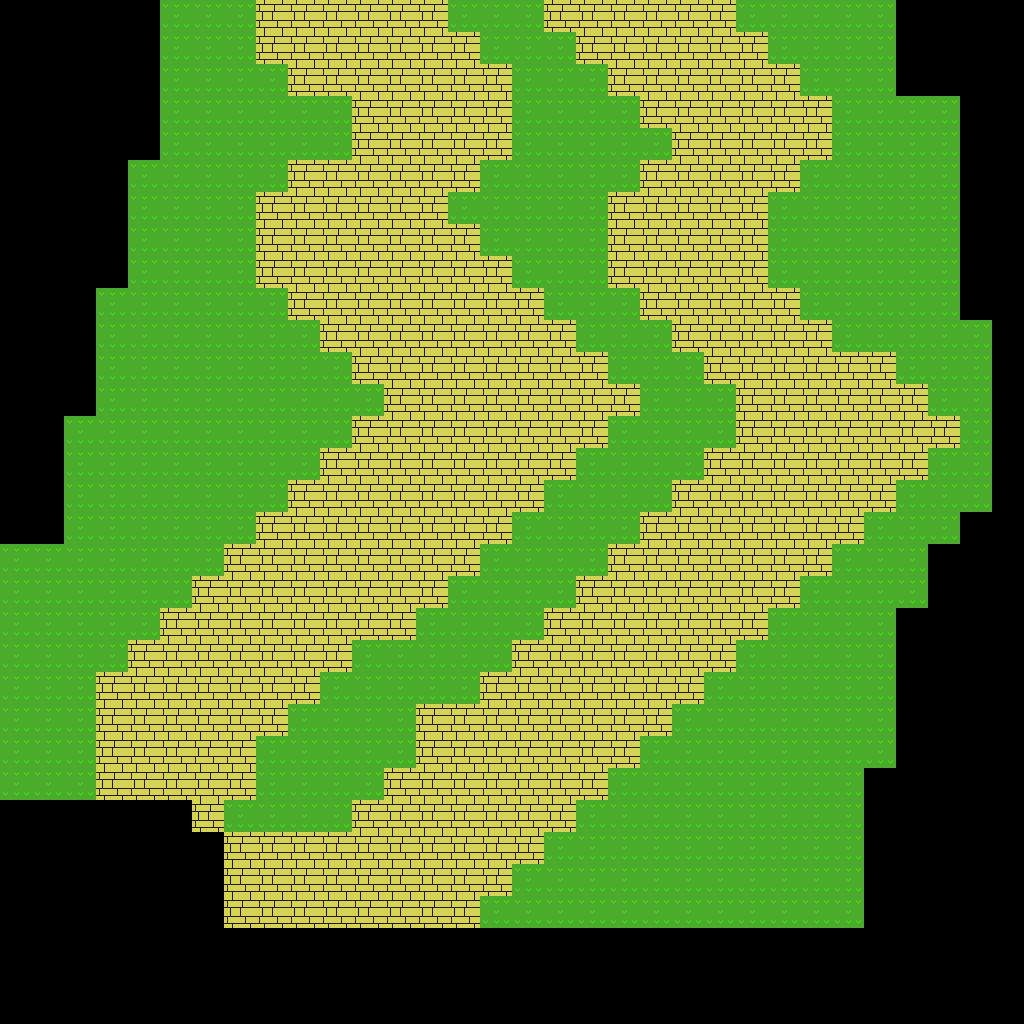

Rendered tile map (Tiled .tmx) drawn with the repository's tilesets; below, a short description and the full map source, tile grids included:
An orthogonal 32x32 tile map with 32x32 px tiles, 2 tile layers (Grass, Roads), 1 hidden layer not drawn, 3 tilesets and 2 objects.

<map version="1.0" tiledversion="2018.04.18" orientation="orthogonal" renderorder="right-down" width="32" height="32" tilewidth="32" tileheight="32" infinite="0" nextobjectid="3">
 <tileset firstgid="1" name="WTMap2spritesheetG" tilewidth="32" tileheight="32" tilecount="1" columns="1">
  <image source="WTspritesheetG.png" trans="000000" width="32" height="32" />
 </tileset>
 <tileset firstgid="2" name="WTMap2spritesheetR" tilewidth="32" tileheight="32" tilecount="1" columns="1">
  <image source="WTspritesheetR.png" trans="000000" width="32" height="32" />
 </tileset>
 <tileset firstgid="3" name="WTMap2spritesheetBank" tilewidth="32" tileheight="32" tilecount="64" columns="8">
  <image source="WTspritesheetBank.png" trans="000000" width="256" height="256" />
 </tileset>
 <layer name="Grass" width="32" height="32">
  <data encoding="csv">
0,0,0,0,0,1,1,1,0,0,0,0,0,0,1,1,1,0,0,0,0,0,0,1,1,1,1,1,0,0,0,0,
0,0,0,0,0,1,1,1,0,0,0,0,0,0,0,1,1,1,0,0,0,0,0,1,1,1,1,1,0,0,0,0,
0,0,0,0,0,1,1,1,1,0,0,0,0,0,0,0,1,1,1,0,0,0,0,0,1,1,1,1,0,0,0,0,
0,0,0,0,0,1,1,1,1,1,1,0,0,0,0,0,1,1,1,1,0,0,0,0,0,0,1,1,1,1,0,0,
0,0,0,0,0,1,1,1,1,1,1,0,0,0,0,0,1,1,1,1,1,0,0,0,0,0,1,1,1,1,0,0,
0,0,0,0,1,1,1,1,1,0,0,0,0,0,0,1,1,1,1,1,0,0,0,0,0,1,1,1,1,1,0,0,
0,0,0,0,1,1,1,1,0,0,0,0,0,0,1,1,1,1,1,0,0,0,0,0,1,1,1,1,1,1,0,0,
0,0,0,0,1,1,1,1,0,0,0,0,0,0,0,1,1,1,1,0,0,0,0,0,1,1,1,1,1,1,0,0,
0,0,0,0,1,1,1,1,0,0,0,0,0,0,0,0,1,1,1,0,0,0,0,0,1,1,1,1,1,1,0,0,
0,0,0,1,1,1,1,1,1,0,0,0,0,0,0,0,0,1,1,1,0,0,0,0,0,1,1,1,1,1,0,0,
0,0,0,1,1,1,1,1,1,1,0,0,0,0,0,0,0,0,1,1,1,0,0,0,0,0,1,1,1,1,1,0,
0,0,0,1,1,1,1,1,1,1,1,0,0,0,0,0,0,0,0,1,1,1,0,0,0,0,0,0,1,1,1,0,
0,0,0,1,1,1,1,1,1,1,1,1,0,0,0,0,0,0,0,0,1,1,1,0,0,0,0,0,0,1,1,0,
0,0,1,1,1,1,1,1,1,1,1,0,0,0,0,0,0,0,0,1,1,1,1,0,0,0,0,0,0,0,1,0,
0,0,1,1,1,1,1,1,1,1,0,0,0,0,0,0,0,0,1,1,1,1,0,0,0,0,0,0,0,1,1,0,
0,0,1,1,1,1,1,1,1,0,0,0,0,0,0,0,0,1,1,1,1,0,0,0,0,0,0,0,1,1,1,0,
0,0,1,1,1,1,1,1,0,0,0,0,0,0,0,0,1,1,1,1,0,0,0,0,0,0,0,1,1,1,0,0,
1,1,1,1,1,1,1,0,0,0,0,0,0,0,0,1,1,1,1,0,0,0,0,0,0,0,1,1,1,0,0,0,
1,1,1,1,1,1,0,0,0,0,0,0,0,0,1,1,1,1,0,0,0,0,0,0,0,1,1,1,1,0,0,0,
1,1,1,1,1,0,0,0,0,0,0,0,0,1,1,1,1,0,0,0,0,0,0,0,1,1,1,1,0,0,0,0,
1,1,1,1,0,0,0,0,0,0,0,1,1,1,1,1,0,0,0,0,0,0,0,1,1,1,1,1,0,0,0,0,
1,1,1,0,0,0,0,0,0,0,1,1,1,1,1,0,0,0,0,0,0,0,1,1,1,1,1,1,0,0,0,0,
1,1,1,0,0,0,0,0,0,1,1,1,1,0,0,0,0,0,0,0,0,1,1,1,1,1,1,1,0,0,0,0,
1,1,1,0,0,0,0,0,1,1,1,1,1,0,0,0,0,0,0,0,1,1,1,1,1,1,1,1,0,0,0,0,
1,1,1,0,0,0,0,0,1,1,1,1,0,0,0,0,0,0,0,1,1,1,1,1,1,1,1,0,0,0,0,0,
0,0,0,0,0,0,0,1,1,1,1,0,0,0,0,0,0,0,1,1,1,1,1,1,1,1,1,0,0,0,0,0,
0,0,0,0,0,0,0,0,0,0,0,0,0,0,0,0,0,1,1,1,1,1,1,1,1,1,1,0,0,0,0,0,
0,0,0,0,0,0,0,0,0,0,0,0,0,0,0,0,1,1,1,1,1,1,1,1,1,1,1,0,0,0,0,0,
0,0,0,0,0,0,0,0,0,0,0,0,0,0,0,1,1,1,1,1,1,1,1,1,1,1,1,0,0,0,0,0,
0,0,0,0,0,0,0,0,0,0,0,0,0,0,0,0,0,0,0,0,0,0,0,0,0,0,0,0,0,0,0,0,
0,0,0,0,0,0,0,0,0,0,0,0,0,0,0,0,0,0,0,0,0,0,0,0,0,0,0,0,0,0,0,0,
0,0,0,0,0,0,0,0,0,0,0,0,0,0,0,0,0,0,0,0,0,0,0,0,0,0,0,0,0,0,0,0
</data>
 </layer>
 <layer name="Roads" width="32" height="32">
  <data encoding="csv">
0,0,0,0,0,0,0,0,2,2,2,2,2,2,0,0,0,2,2,2,2,2,2,0,0,0,0,0,0,0,0,0,
0,0,0,0,0,0,0,0,2,2,2,2,2,2,2,0,0,0,2,2,2,2,2,2,0,0,0,0,0,0,0,0,
0,0,0,0,0,0,0,0,0,2,2,2,2,2,2,2,0,0,0,2,2,2,2,2,2,0,0,0,0,0,0,0,
0,0,0,0,0,0,0,0,0,0,0,2,2,2,2,2,0,0,0,0,2,2,2,2,2,2,0,0,0,0,0,0,
0,0,0,0,0,0,0,0,0,0,0,2,2,2,2,2,0,0,0,0,0,2,2,2,2,2,0,0,0,0,0,0,
0,0,0,0,0,0,0,0,0,2,2,2,2,2,2,0,0,0,0,0,2,2,2,2,2,0,0,0,0,0,0,0,
0,0,0,0,0,0,0,0,2,2,2,2,2,2,0,0,0,0,0,2,2,2,2,2,0,0,0,0,0,0,0,0,
0,0,0,0,0,0,0,0,2,2,2,2,2,2,2,0,0,0,0,2,2,2,2,2,0,0,0,0,0,0,0,0,
0,0,0,0,0,0,0,0,2,2,2,2,2,2,2,2,0,0,0,2,2,2,2,2,0,0,0,0,0,0,0,0,
0,0,0,0,0,0,0,0,0,2,2,2,2,2,2,2,2,0,0,0,2,2,2,2,2,0,0,0,0,0,0,0,
0,0,0,0,0,0,0,0,0,0,2,2,2,2,2,2,2,2,0,0,0,2,2,2,2,2,0,0,0,0,0,0,
0,0,0,0,0,0,0,0,0,0,0,2,2,2,2,2,2,2,2,0,0,0,2,2,2,2,2,2,0,0,0,0,
0,0,0,0,0,0,0,0,0,0,0,0,2,2,2,2,2,2,2,2,0,0,0,2,2,2,2,2,2,0,0,0,
0,0,0,0,0,0,0,0,0,0,0,2,2,2,2,2,2,2,2,0,0,0,0,2,2,2,2,2,2,2,0,0,
0,0,0,0,0,0,0,0,0,0,2,2,2,2,2,2,2,2,0,0,0,0,2,2,2,2,2,2,2,0,0,0,
0,0,0,0,0,0,0,0,0,2,2,2,2,2,2,2,2,0,0,0,0,2,2,2,2,2,2,2,0,0,0,0,
0,0,0,0,0,0,0,0,2,2,2,2,2,2,2,2,0,0,0,0,2,2,2,2,2,2,2,0,0,0,0,0,
0,0,0,0,0,0,0,2,2,2,2,2,2,2,2,0,0,0,0,2,2,2,2,2,2,2,0,0,0,0,0,0,
0,0,0,0,0,0,2,2,2,2,2,2,2,2,0,0,0,0,2,2,2,2,2,2,2,0,0,0,0,0,0,0,
0,0,0,0,0,2,2,2,2,2,2,2,2,0,0,0,0,2,2,2,2,2,2,2,0,0,0,0,0,0,0,0,
0,0,0,0,2,2,2,2,2,2,2,0,0,0,0,0,2,2,2,2,2,2,2,0,0,0,0,0,0,0,0,0,
0,0,0,2,2,2,2,2,2,2,0,0,0,0,0,2,2,2,2,2,2,2,0,0,0,0,0,0,0,0,0,0,
0,0,0,2,2,2,2,2,2,0,0,0,0,2,2,2,2,2,2,2,2,0,0,0,0,0,0,0,0,0,0,0,
0,0,0,2,2,2,2,2,0,0,0,0,0,2,2,2,2,2,2,2,0,0,0,0,0,0,0,0,0,0,0,0,
0,0,0,2,2,2,2,2,0,0,0,0,2,2,2,2,2,2,2,0,0,0,0,0,0,0,0,0,0,0,0,0,
0,0,0,0,0,0,2,0,0,0,0,2,2,2,2,2,2,2,0,0,0,0,0,0,0,0,0,0,0,0,0,0,
0,0,0,0,0,0,0,2,2,2,2,2,2,2,2,2,2,0,0,0,0,0,0,0,0,0,0,0,0,0,0,0,
0,0,0,0,0,0,0,2,2,2,2,2,2,2,2,2,0,0,0,0,0,0,0,0,0,0,0,0,0,0,0,0,
0,0,0,0,0,0,0,2,2,2,2,2,2,2,2,0,0,0,0,0,0,0,0,0,0,0,0,0,0,0,0,0,
0,0,0,0,0,0,0,0,0,0,0,0,0,0,0,0,0,0,0,0,0,0,0,0,0,0,0,0,0,0,0,0,
0,0,0,0,0,0,0,0,0,0,0,0,0,0,0,0,0,0,0,0,0,0,0,0,0,0,0,0,0,0,0,0,
0,0,0,0,0,0,0,0,0,0,0,0,0,0,0,0,0,0,0,0,0,0,0,0,0,0,0,0,0,0,0,0
</data>
 </layer>
 <layer name="Bank" width="32" height="32" visible="0">
  <data encoding="csv">
0,0,0,0,0,0,0,0,0,0,0,0,0,0,0,0,0,0,0,0,0,0,0,0,0,0,0,0,0,0,0,0,
0,0,0,0,0,0,0,0,0,0,0,0,0,0,0,0,0,0,0,0,0,0,0,0,0,0,0,0,0,0,0,0,
0,0,0,0,0,0,0,0,0,0,0,0,0,0,0,0,0,0,0,0,0,0,0,0,0,0,0,0,0,0,0,0,
0,0,0,0,0,0,0,0,0,0,0,0,0,0,0,0,0,0,0,0,0,0,0,0,0,0,0,0,0,0,0,0,
0,0,0,0,0,0,0,0,0,0,0,0,0,0,0,0,0,0,0,0,0,0,0,0,0,0,0,0,0,0,0,0,
0,0,0,0,0,0,0,0,0,0,0,0,0,0,0,0,0,0,0,0,0,0,0,0,0,0,0,0,0,0,0,0,
0,0,0,0,0,0,0,0,0,0,0,0,0,0,0,0,0,0,0,0,0,0,0,0,0,0,0,0,0,0,0,0,
0,0,0,0,0,0,0,0,0,0,0,0,0,0,0,0,0,0,0,0,0,0,0,0,0,0,0,0,0,0,0,0,
0,0,0,0,0,0,0,0,0,0,0,0,0,0,0,0,0,0,0,0,0,0,0,0,0,0,0,0,0,0,0,0,
0,0,0,0,0,0,0,0,0,0,0,0,0,0,0,0,0,0,0,0,0,0,0,0,0,0,0,0,0,0,0,0,
0,0,0,0,0,0,0,0,0,0,0,0,0,0,0,0,0,0,0,0,0,0,0,0,0,0,0,0,0,0,0,0,
0,0,0,0,0,0,0,0,0,0,0,0,0,0,0,0,0,0,0,0,0,0,0,0,0,0,0,0,0,0,0,0,
0,0,0,0,0,0,0,0,0,0,0,0,0,0,0,0,0,0,0,0,0,0,0,0,0,0,0,0,0,0,0,0,
0,0,0,0,0,0,0,0,0,0,0,0,0,0,0,0,0,0,0,0,0,0,0,0,0,0,0,0,0,0,0,0,
0,0,0,0,0,0,0,0,0,0,0,0,0,0,0,0,0,0,0,0,0,0,0,0,0,0,0,0,0,0,0,0,
0,0,0,0,0,0,0,0,0,0,0,0,0,0,0,0,0,0,0,0,0,0,0,0,0,0,0,0,0,0,0,0,
0,0,0,0,0,0,0,0,0,0,0,0,0,0,0,0,0,0,0,0,0,0,0,0,0,0,0,0,0,0,0,0,
0,0,0,0,0,0,0,0,0,0,0,0,0,0,0,0,0,0,0,0,0,0,0,0,0,0,0,0,0,0,0,0,
0,0,0,0,0,0,0,0,0,0,0,0,0,0,0,0,0,0,0,0,0,0,0,0,0,0,0,0,0,0,0,0,
0,0,0,0,0,0,0,0,0,0,0,0,0,0,0,0,0,0,0,0,0,0,0,0,0,0,0,0,0,0,0,0,
0,0,0,0,0,0,0,0,0,0,0,0,0,0,0,0,0,0,0,0,0,0,0,0,0,0,0,0,0,0,0,0,
0,0,0,0,0,0,0,0,0,0,0,0,0,0,0,0,0,0,0,0,0,0,0,0,0,0,0,0,0,0,0,0,
0,0,0,0,0,0,0,0,0,0,0,0,0,0,0,0,0,0,0,0,0,0,0,0,0,0,0,0,0,0,0,0,
0,0,0,0,0,0,0,0,0,0,0,0,0,0,0,0,0,0,0,0,0,0,0,0,0,0,0,0,0,0,0,0,
3,4,5,6,7,8,9,10,0,0,0,3,0,0,0,0,0,0,10,0,0,0,0,0,0,0,0,0,0,0,0,0,
11,12,13,14,15,16,17,0,0,0,0,0,0,0,0,0,0,0,0,0,0,0,0,0,0,0,0,0,0,0,0,0,
19,20,21,22,23,24,25,26,0,0,0,0,0,0,0,0,0,0,0,0,0,0,0,0,0,0,0,0,0,0,0,0,
27,28,29,30,31,32,33,34,0,0,0,0,0,0,0,0,0,0,0,0,0,0,0,0,0,0,0,0,0,0,0,0,
35,36,37,38,39,40,41,0,0,0,0,0,0,0,0,0,0,0,0,0,0,0,0,0,0,0,0,0,0,0,0,0,
43,44,45,46,47,48,49,50,0,0,0,0,0,0,0,0,0,0,0,0,0,0,0,0,0,0,0,0,0,0,0,0,
51,52,53,54,55,56,57,58,0,0,0,0,0,0,0,0,0,0,0,0,0,0,0,0,0,0,0,0,0,0,0,0,
59,60,61,62,63,64,65,66,0,0,0,0,0,0,0,0,0,0,0,0,0,0,0,0,0,0,0,0,0,0,0,0
</data>
 </layer>
 <objectgroup name="Path">
  <object id="1" x="352" y="0">
   <polyline points="0,0 64,128 0,288 160,416 46.2005,547.307 -96,672 -256,876.551" />
  </object>
  <object id="2" x="640" y="0">
   <polyline points="0,0 96,128 64,288 192,448 124.179,521.473 35.0415,618.038 -73.9553,736.118 -192,864 -288,864 -480,864" />
  </object>
 </objectgroup>
</map>